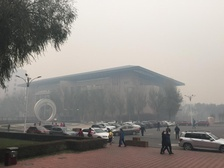
%> input picture 光电/matlab/dark/test1.jpg, 224 x 168 px, shrunk from 1024 x 768 before the run
$ octave dark_channel_modify_a4.m   (GNU Octave 9; MATLAB toolbox functions it lacks are replaced by stand-ins)
%> lines starting %> are read from the running program, lines starting %| are printed output that depends on the picture
### 光电/matlab/dark/guidedfilter.m
function q = guidedfilter(I, p, r, eps)
%   GUIDEDFILTER   O(1) time implementation of guided filter.
%
%   - guidance image: I (should be a gray-scale/single channel image)
%   - filtering input image: p (should be a gray-scale/single channel image)
%   - local window radius: r
%   - regularization parameter: eps

[hei, wid] = size(I);
N = boxfilter(ones(hei, wid), r) ;% the size of each local patch; N=(2r+1)^2 except for boundary pixels.

mean_I = boxfilter(I, r) ./ N;
%mean_I = boxmean(I, r);
mean_p = boxfilter(p, r) ./ N;
%mean_p = boxmean(p, r);
mean_Ip = boxfilter(I.*p, r) ./ N;
%mean_Ip = boxmean(I.*p, r);
cov_Ip = mean_Ip - mean_I .* mean_p; % this is the covariance of (I, p) in each local patch.

mean_II = boxfilter(I.*I, r) ./ N;
%mean_II = boxmean(I.*I, r);
var_I = mean_II - mean_I .* mean_I;

a = cov_Ip ./ (var_I + eps); % Eqn. (5) in the paper;
b = mean_p - a .* mean_I; % Eqn. (6) in the paper;
mean_a = boxfilter(a, r) ./ N;
mean_b = boxfilter(b, r) ./ N;

q = mean_a .* I + mean_b; % Eqn. (8) in the paper;

end

### 光电/matlab/dark/boxfilter.m
function imDst = boxfilter(imSrc, r)

%   BOXFILTER   O(1) time box filtering using cumulative sum
%
%   - Definition imDst(x, y)=sum(sum(imSrc(x-r:x+r,y-r:y+r)));
%   - Running time independent of r;
%   - Equivalent to the function: colfilt(imSrc, [2*r+1, 2*r+1], 'sliding', @sum);
%   - But much faster.

[hei, wid] = size(imSrc);
imDst = zeros(size(imSrc));

%cumulative sum over Y axis
imCum = cumsum(imSrc, 1);
%difference over Y axis
imDst(1:r+1, :) = imCum(1+r:2*r+1, :);
imDst(r+2:hei-r, :) = imCum(2*r+2:hei, :) - imCum(1:hei-2*r-1, :);
imDst(hei-r+1:hei, :) = repmat(imCum(hei, :), [r, 1]) - imCum(hei-2*r:hei-r-1, :);

%cumulative sum over X axis
imCum = cumsum(imDst, 2);
%difference over Y axis
imDst(:, 1:r+1) = imCum(:, 1+r:2*r+1);
imDst(:, r+2:wid-r) = imCum(:, 2*r+2:wid) - imCum(:, 1:wid-2*r-1);
imDst(:, wid-r+1:wid) = repmat(imCum(:, wid), [1, r]) - imCum(:, wid-2*r:wid-r-1);

end

### 光电/matlab/dark/dark_channel_modify_a4.m
%% 改进透射率，使用导向滤波,t2为原版
close all
clear all
clc

%窗口半径
window_size=7;

%雾的去除度
w=0.95;

%选择图像
imagename='2.jpg';

%读取源图像
%imageres=imread(['F:\XY\master_thesis\speedtestimage\speedtestsmall',imagename]);
imageres=imread('test1.jpg');
%> imageres is the input picture: size 168x224x3 uint8; mean R, G, B 147.5, 143.1, 138.8
figure,imshow(imageres,[0 255]);
%得到图像的长和宽
[imageres_heigth,imageres_length]=size(imageres(:,:,1));
%> imageres_heigth = 168; imageres_length = 224

%求取暗通道数据
Imin = min(imageres(:,:,1),min(imageres(:,:,2),imageres(:,:,3)));
%暗通道图像
imagedark = ordfilt2(Imin,1,ones(2*window_size+1,2*window_size+1)); % matlab自带的最小值滤波
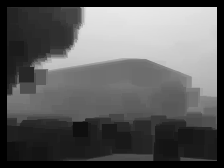
%> imagedark: size 168x224 uint8; min 0, max 233, mean 93.1
imagedark = double(imagedark);
%> imagedark: size 168x224 double

%figure,imshow(imagedark,[0 255]);
%imwrite(uint8(imagedark),'imagedark.jpg');
clear minimageres;

%求取大气光值
image_A = reshape(imagedark,imageres_length*imageres_heigth,1);
image_A = sort(image_A,'descend');
image_A = image_A(1:round(imageres_length*imageres_heigth*0.001));
%> image_A = 38 values, max 233 at index 1, min 232 at index 10, mean 232.2
atmo_light_value = round(mean(image_A));
%> atmo_light_value = 232

%分离三个通道并
imageres_r=double(imageres(:,:,1));
imageres_g=double(imageres(:,:,2));
imageres_b=double(imageres(:,:,3));

%求透射率，和大气光照无特别大的关系
image_tran_estimate=1-w*imagedark/atmo_light_value;
image_tran_estimate(image_tran_estimate<0.1)=0.1;
%> image_tran_estimate: size 168x224 double; min 0.1, max 1, mean 0.621
figure,imshow(image_tran_estimate,[0 1]);
%imwrite(image_tran_estimate,'image_tran_estimate1_no.jpg');

%导向滤波,可以选择用灰度，还是用RGB中的某一个
image_gary = rgb2gray(imageres);
image_gary = double(image_gary)/255;
%> image_gary: size 168x224 double
image_tran_estimate_temp=image_tran_estimate;

image_tran_estimate = guidedfilter((imageres_r/255),image_tran_estimate_temp,28,10^-4);
%> in boxfilter, `imDst(:, wid-r+1:wid) = repmat(imCum(:, wid), [1, r]) - imCum(:, wid-2..`: imDst: size 168x224 double; min 841, max 3249, mean 2784.4
%> in boxfilter (call 2), `imDst(hei-r+1:hei, :) = repmat(imCum(hei, :), [r, 1]) - imCum(hei-2*r:..`: imDst: size 168x224 double; min 4.4, max 52.97, mean 30.2
%> in boxfilter (call 2), `imDst(:, 1:r+1) = imCum(:, 1+r:2*r+1);`: imDst: size 168x224 double; min 6.91, max 1924.7, mean 139.2
%> in boxfilter (call 2), `imDst(:, wid-r+1:wid) = repmat(imCum(:, wid), [1, r]) - imCum(:, wid-2..`: imDst: size 168x224 double; min 171.9, max 3009.7, mean 1624
%> in boxfilter (call 3), `imDst(hei-r+1:hei, :) = repmat(imCum(hei, :), [r, 1]) - imCum(hei-2*r:..`: imDst: size 168x224 double; min 7.12, max 57, mean 31.6
%> in boxfilter (call 3), `imDst(:, 1:r+1) = imCum(:, 1+r:2*r+1);`: imDst: size 168x224 double; min 7.12, max 2849.4, mean 263.4
%> in boxfilter (call 3), `imDst(:, wid-r+1:wid) = repmat(imCum(:, wid), [1, r]) - imCum(:, wid-2..`: imDst: size 168x224 double; min 409.1, max 2849.4, mean 1650.8
%> in guidedfilter, `mean_p = boxfilter(p, r) ./ N;`:
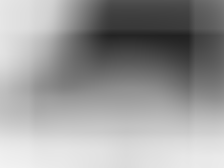
%> mean_p: size 168x224 double; min 0.133, max 0.953, mean 0.608
%> call 4 of boxfilter, with r = 28
%> in boxfilter (call 4), `imDst(hei-r+1:hei, :) = repmat(imCum(hei, :), [r, 1]) - imCum(hei-2*r:..`: imDst: size 168x224 double; min 4.4, max 50.87, mean 15.3
%> in boxfilter (call 4), `imDst(:, 1:r+1) = imCum(:, 1+r:2*r+1);`: imDst: size 168x224 double; min 6.46, max 1256.3, mean 99.2
%> in boxfilter (call 4), `imDst(:, wid-r+1:wid) = repmat(imCum(:, wid), [1, r]) - imCum(:, wid-2..`:
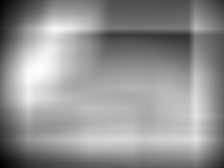
%> imDst: size 168x224 double; min 164.6, max 1274, mean 803.7; drawn with min black and max white
%> in guidedfilter, `mean_Ip = boxfilter(I.*p, r) ./ N;`:
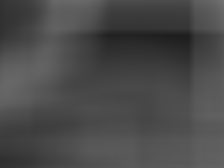
%> mean_Ip: size 168x224 double; min 0.119, max 0.448, mean 0.292
%> in guidedfilter, `cov_Ip = mean_Ip - mean_I .* mean_p;`:
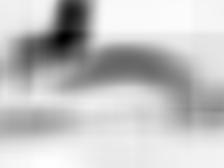
%> cov_Ip: size 168x224 double; min -0.056, max 0.00406, mean -0.00998; drawn with min black and max white
%> call 5 of boxfilter, with r = 28
%> in boxfilter (call 5), `imCum = cumsum(imSrc, 1);`:
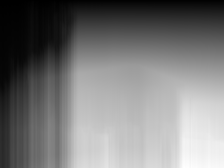
%> imCum: size 168x224 double; min 0.0384, max 92.03, mean 43.8; drawn with min black and max white
%> in boxfilter (call 5), `imDst(1:r+1, :) = imCum(1+r:2*r+1, :);`:
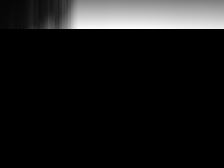
%> imDst: size 168x224 double; min 0, max 49.25, mean 4.7; drawn with min black and max white
figure,imshow(image_tran_estimate,[0 1]);

image_tran_estimate(image_tran_estimate<10^-4) = 10^-4;
image_tran_estimate(image_tran_estimate>1) = 1;

%求无雾图像
%imagedes_r = (imageres_r-229)./image_tran_estimate + 229;
%imagedes_g = (imageres_g-217)./image_tran_estimate + 217;
%imagedes_b = (imageres_b-195)./image_tran_estimate + 195;

imagedes_r = (imageres_r-atmo_light_value)./image_tran_estimate + atmo_light_value;
imagedes_g = (imageres_g-atmo_light_value)./image_tran_estimate + atmo_light_value;
imagedes_b = (imageres_b-atmo_light_value)./image_tran_estimate + atmo_light_value;

imagedes_r(imagedes_r>255)=255;
imagedes_g(imagedes_g>255)=255;
imagedes_b(imagedes_b>255)=255;
imagedes_r(imagedes_r<0)=0;
imagedes_g(imagedes_g<0)=0;
imagedes_b(imagedes_b<0)=0;
imagedes_r=round(imagedes_r);
imagedes_g=round(imagedes_g);
imagedes_b=round(imagedes_b);

imagedes(:,:,1)=uint8(imagedes_r);
imagedes(:,:,2)=uint8(imagedes_g);
imagedes(:,:,3)=uint8(imagedes_b);

%imwrite(image_tran_estimate,'image_tran_estimate1_mor_ball.jpg');
imwrite(imagedes,'imagedes2_gf.jpg');
figure,imshow(imagedes,[0 255]);

%% 输出
%imagedes=uint8(imagedes);
%figure,imshow(imagedes,[0 255]);
%imwrite(imagedes,'adapterhis-1.jpg');

$ run again, with 光电/matlab/test17.jpg copied over 光电/matlab/dark/test1.jpg
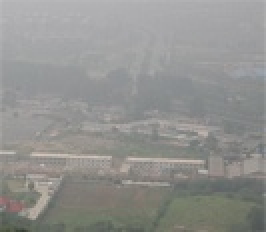
%> input picture 光电/matlab/test17.jpg, 133 x 116 px, shrunk from 608 x 528 before the run (shown 2 times larger)
%> imageres is the input picture: size 116x133x3 uint8; mean R, G, B 145.6, 145.7, 143.2
%> imageres_heigth = 116; imageres_length = 133
%> `imagedark = ordfilt2(Imin,1,ones(2*window_size+1,2*window_size+1));`:
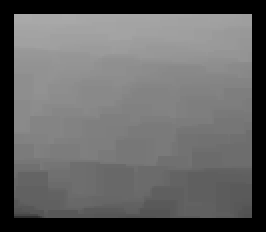
%> imagedark: size 116x133 uint8 (shown 2 times larger); min 0, max 170, mean 100.6
%> image_A = [170; 170; 170; 170; 170; 170; 170; 170; 170; 170; 170; 170; 170; 170; 170]
%> atmo_light_value = 170
%> in boxfilter (call 5), `imDst(1:r+1, :) = imCum(1+r:2*r+1, :);`:
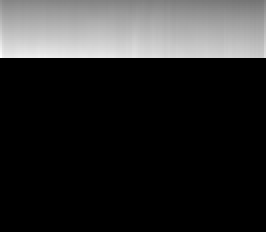
%> imDst: size 116x133 double (shown 2 times larger); min 0, max 25.14, mean 4.4; drawn with min black and max white

$ run again, with 光电/matlab/start/1.jpg copied over 光电/matlab/dark/test1.jpg
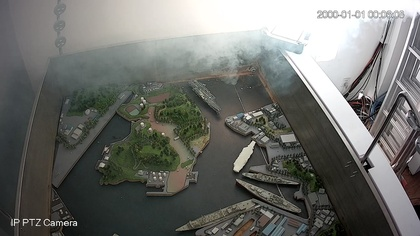
%> input picture 光电/matlab/start/1.jpg, 420 x 236 px, shrunk from 1920 x 1080 before the run
%> imageres is the input picture: size 236x420x3 uint8; mean R, G, B 110.4, 111.5, 107.4
%> imageres_heigth = 236; imageres_length = 420
%> `imagedark = ordfilt2(Imin,1,ones(2*window_size+1,2*window_size+1));`:
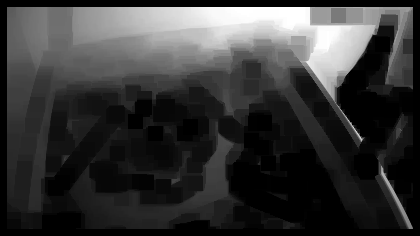
%> imagedark: size 236x420 uint8; min 0, max 255, mean 55.2
%> image_A = 99 values from 255 to 255
%> atmo_light_value = 255
%> in boxfilter (call 5), `imDst(1:r+1, :) = imCum(1+r:2*r+1, :);`:
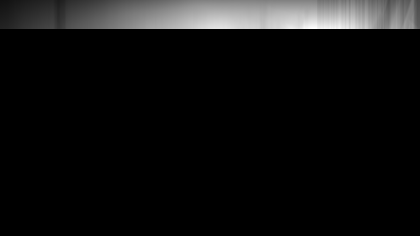
%> imDst: size 236x420 double; min 0, max 56.83, mean 3.6; drawn with min black and max white
